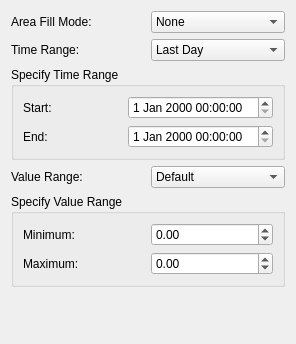
<?xml version="1.0" encoding="UTF-8"?>
<ui version="4.0">
 <class>GraphiteOptionsWidgetUI</class>
 <widget class="QWidget" name="GraphiteOptionsWidgetUI">
  <property name="geometry">
   <rect>
    <x>0</x>
    <y>0</y>
    <width>296</width>
    <height>344</height>
   </rect>
  </property>
  <property name="windowTitle">
   <string>Form</string>
  </property>
  <layout class="QGridLayout" name="gridLayout_3">
   <item row="0" column="0">
    <widget class="QLabel" name="label">
     <property name="text">
      <string>Area Fill Mode:</string>
     </property>
    </widget>
   </item>
   <item row="0" column="1">
    <widget class="QComboBox" name="mAreaModeCombo">
     <item>
      <property name="text">
       <string>None</string>
      </property>
     </item>
     <item>
      <property name="text">
       <string>First</string>
      </property>
     </item>
     <item>
      <property name="text">
       <string>All</string>
      </property>
     </item>
     <item>
      <property name="text">
       <string>Stacked</string>
      </property>
     </item>
    </widget>
   </item>
   <item row="1" column="0">
    <widget class="QLabel" name="label_2">
     <property name="text">
      <string>Time Range:</string>
     </property>
    </widget>
   </item>
   <item row="1" column="1">
    <widget class="QComboBox" name="mTimeRangeCombo">
     <item>
      <property name="text">
       <string>Last Day</string>
      </property>
     </item>
     <item>
      <property name="text">
       <string>Last Week</string>
      </property>
     </item>
     <item>
      <property name="text">
       <string>Last Month</string>
      </property>
     </item>
     <item>
      <property name="text">
       <string>Last Year</string>
      </property>
     </item>
     <item>
      <property name="text">
       <string>Specify Range...</string>
      </property>
     </item>
    </widget>
   </item>
   <item row="2" column="0" colspan="2">
    <widget class="QGroupBox" name="mTimeRangeGroup">
     <property name="title">
      <string>Specify Time Range</string>
     </property>
     <layout class="QGridLayout" name="gridLayout_2">
      <item row="0" column="0">
       <widget class="QLabel" name="label_4">
        <property name="text">
         <string>Start:</string>
        </property>
       </widget>
      </item>
      <item row="0" column="1">
       <widget class="QDateTimeEdit" name="mStartDateTimeEdit"/>
      </item>
      <item row="1" column="0">
       <widget class="QLabel" name="label_5">
        <property name="text">
         <string>End:</string>
        </property>
       </widget>
      </item>
      <item row="1" column="1">
       <widget class="QDateTimeEdit" name="mEndDateTimeEdit"/>
      </item>
     </layout>
    </widget>
   </item>
   <item row="3" column="0">
    <widget class="QLabel" name="label_3">
     <property name="text">
      <string>Value Range:</string>
     </property>
    </widget>
   </item>
   <item row="3" column="1">
    <widget class="QComboBox" name="mValueRangeCombo">
     <item>
      <property name="text">
       <string>Default</string>
      </property>
     </item>
     <item>
      <property name="text">
       <string>Percentage(0-100)</string>
      </property>
     </item>
     <item>
      <property name="text">
       <string>Specify Range...</string>
      </property>
     </item>
    </widget>
   </item>
   <item row="4" column="0" colspan="2">
    <widget class="QGroupBox" name="mValueRangeGroup">
     <property name="title">
      <string>Specify Value Range</string>
     </property>
     <layout class="QGridLayout" name="gridLayout">
      <item row="0" column="0">
       <widget class="QLabel" name="label_6">
        <property name="text">
         <string>Minimum:</string>
        </property>
       </widget>
      </item>
      <item row="0" column="1">
       <widget class="QDoubleSpinBox" name="mMinValueSpin">
        <property name="minimum">
         <double>-999999999.000000000000000</double>
        </property>
        <property name="maximum">
         <double>999999999.000000000000000</double>
        </property>
       </widget>
      </item>
      <item row="1" column="0">
       <widget class="QLabel" name="label_7">
        <property name="text">
         <string>Maximum:</string>
        </property>
       </widget>
      </item>
      <item row="1" column="1">
       <widget class="QDoubleSpinBox" name="mMaxValueSpin">
        <property name="minimum">
         <double>-999999999.000000000000000</double>
        </property>
        <property name="maximum">
         <double>999999999.000000000000000</double>
        </property>
       </widget>
      </item>
     </layout>
    </widget>
   </item>
   <item row="5" column="0">
    <spacer name="verticalSpacer">
     <property name="orientation">
      <enum>Qt::Vertical</enum>
     </property>
     <property name="sizeHint" stdset="0">
      <size>
       <width>20</width>
       <height>40</height>
      </size>
     </property>
    </spacer>
   </item>
  </layout>
 </widget>
 <resources/>
 <connections/>
</ui>
